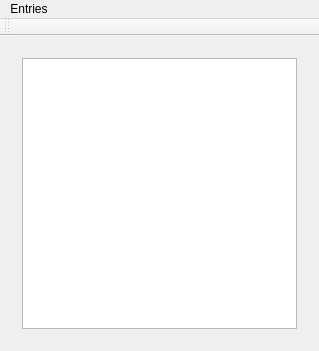
<?xml version="1.0" encoding="UTF-8"?>
<ui version="4.0">
 <class>MainWindow</class>
 <widget class="QMainWindow" name="MainWindow">
  <property name="geometry">
   <rect>
    <x>0</x>
    <y>0</y>
    <width>319</width>
    <height>351</height>
   </rect>
  </property>
  <property name="windowTitle">
   <string>MainWindow</string>
  </property>
  <widget class="QWidget" name="centralWidget">
   <layout class="QGridLayout" name="gridLayout">
    <item row="0" column="0">
     <widget class="QStackedWidget" name="stackedWidget">
      <widget class="QWidget" name="listPage">
       <layout class="QGridLayout" name="gridLayout_2">
        <item row="0" column="0">
         <widget class="QListWidget" name="listWidget"/>
        </item>
       </layout>
      </widget>
      <widget class="QWidget" name="detailPage">
       <layout class="QGridLayout" name="gridLayout_3">
        <item row="0" column="0">
         <widget class="QLabel" name="label">
          <property name="text">
           <string>Name</string>
          </property>
         </widget>
        </item>
        <item row="0" column="1">
         <widget class="QLineEdit" name="nameEdit"/>
        </item>
        <item row="1" column="0">
         <widget class="QLabel" name="label_2">
          <property name="text">
           <string>Birthday</string>
          </property>
         </widget>
        </item>
        <item row="2" column="1">
         <widget class="QPlainTextEdit" name="addressEdit"/>
        </item>
        <item row="2" column="0">
         <widget class="QLabel" name="label_3">
          <property name="text">
           <string>Address</string>
          </property>
         </widget>
        </item>
        <item row="3" column="1">
         <widget class="QPlainTextEdit" name="phoneNumbersEdit"/>
        </item>
        <item row="1" column="1">
         <widget class="QDateEdit" name="birthdayEdit"/>
        </item>
        <item row="3" column="0">
         <widget class="QLabel" name="label_4">
          <property name="text">
           <string>Phone Numbers</string>
          </property>
         </widget>
        </item>
        <item row="4" column="0" colspan="2">
         <widget class="QDialogButtonBox" name="buttonBox">
          <property name="standardButtons">
           <set>QDialogButtonBox::Discard|QDialogButtonBox::Reset|QDialogButtonBox::Save</set>
          </property>
         </widget>
        </item>
       </layout>
      </widget>
     </widget>
    </item>
   </layout>
  </widget>
  <widget class="QMenuBar" name="menuBar">
   <property name="geometry">
    <rect>
     <x>0</x>
     <y>0</y>
     <width>319</width>
     <height>21</height>
    </rect>
   </property>
   <widget class="QMenu" name="menuEntries">
    <property name="title">
     <string>Entries</string>
    </property>
    <addaction name="actionAdd"/>
    <addaction name="actionEdit"/>
    <addaction name="actionRemove"/>
   </widget>
   <addaction name="menuEntries"/>
  </widget>
  <widget class="QToolBar" name="mainToolBar">
   <attribute name="toolBarArea">
    <enum>TopToolBarArea</enum>
   </attribute>
   <attribute name="toolBarBreak">
    <bool>false</bool>
   </attribute>
  </widget>
  <action name="actionAdd">
   <property name="text">
    <string>Add</string>
   </property>
  </action>
  <action name="actionEdit">
   <property name="text">
    <string>Edit</string>
   </property>
  </action>
  <action name="actionRemove">
   <property name="text">
    <string>Remove</string>
   </property>
  </action>
 </widget>
 <layoutdefault spacing="6" margin="11"/>
 <resources/>
 <connections/>
</ui>
